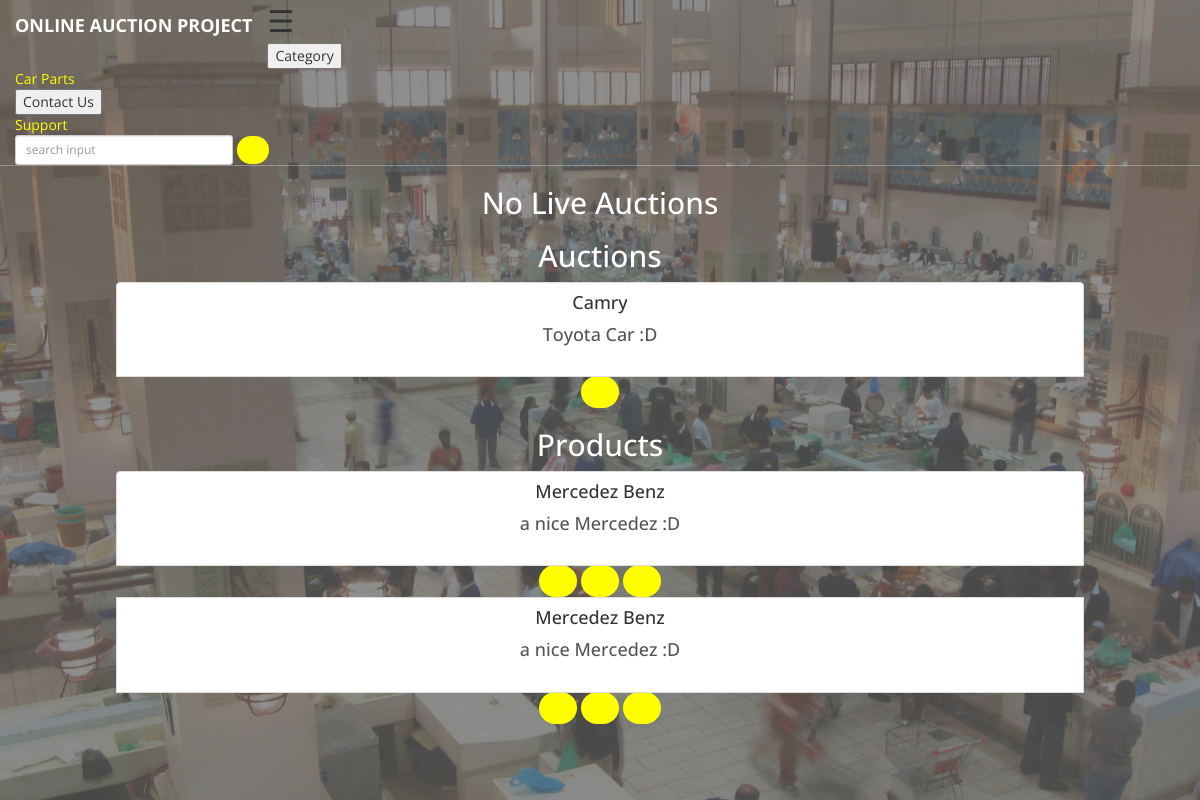
Page /auction/view/mypage/ (signed in) on the committed database.
### Auction/models.py (models this page shows, shortened)
class auction(models.Model):
    Choices = (('P','Premium'),('F','Freemium'))
    user = models.OneToOneField(
        settings.AUTH_USER_MODEL, null=True, blank=True)
    product = models.ForeignKey(item)
    auction_type = models.CharField("auction_type",max_length=64 ,choices=Choices,null=True)
    auction_date = models.DateField()
    auction_time = models.TimeField()

class item(models.Model):
    CHOICES=(('C','Cars'),('P','Parts'))
    owner = models.ForeignKey(settings.AUTH_USER_MODEL,null=True,blank=True)
    product_name = models.CharField(max_length=18, help_text=('Car_Name'))
    manufacture_year = models.CharField(
        max_length=120, help_text=('E.g.: 2015/2016'))
    picture = models.ImageField(null=True, blank=True)
    product_description = models.TextField()
    certificate = models.ImageField(null=True, blank=True)
    product_type = models.CharField("Product_type",max_length=64 ,choices=CHOICES,null=True)

### Auction/views.py (the view)
@login_required
def my_page(request):
    my_messages = message.objects.filter(receiver=request.user)
    my_products = item.objects.filter(owner=request.user)
    my_auctions = auction.objects.filter(user=request.user)
    my_live_auctions = live_auction.objects.filter(
        owner=request.user)
    return render(request, 'my_page.html', {'messages': my_messages, 'products': my_products, 'auctions': my_auctions,'live_auctions': my_live_auctions})

### Auction/Templates/my_page.html (shortened to what this page needs)
{% extends "Base.html"%} {% block content %}
<div class='list-group'>
    {% for auction in live_auctions%}
    <a href="{% url 'View_Auction' auction.auction.pk %}" class='list-group-item'>
        <h4 class="list-group-item-heading">{{auction.auction.product.product_name}}</h4>
        <h4 class="list-group-item-heading">{{auction.auction.product.product_description}}</h4>
    </a>
    <a class="btn btn-default btn-primary" href="{% url 'View_Auction' auction.pk %}"> <span class=" glyphicon glyphicon-eye-open">  </span></a>
{%empty%}
    <h2>
    No  Live Auctions
    </h2>
    {% endfor %}
</div>
<h2> Auctions </h2>
<div class='list-group'>
{%for auction in auctions%}
<a class='list-group-item'>
    <h4 class="list-group-item-heading">{{auction.product.product_name}}</h4>
    <h4 class="list-group-item-text">{{auction.product.product_description}}</h4>
</a>
<a href="{% url 'Edit_Auction' auction.pk %}" class='btn btn-primary'> <span class='glyphicon glyphicon-pencil'> </span></a>
{%empty%}
    <h2>
    No   Auctions
    </h2>
{% endfor %}
</div>
<h2> Products </h2>
<div class='list-group'>
{%for product in products%}
<a href="{% url 'product_details' product.pk %}" class='list-group-item'>
    <h4 class="list-group-item-heading">{{product.product_name}}</h4>
    <h4 class="list-group-item-text">{{product.product_description}}</h4>
</a>
<a href="{% url 'product_details' product.pk %}" class='btn btn-primary'> <span class='glyphicon glyphicon-eye-open'> </span></a>
<a href="{% url 'Edit_Product' product.pk %}" class='btn btn-primary'> <span class='glyphicon glyphicon-pencil'> </span> </a>
<a href="{% url 'product_delete' product.pk %}" class='btn btn-primary'> <span class='glyphicon glyphicon-remove'> </span> </a>
{%empty%}
    <h2>
    No   Products
    </h2>
{% endfor %}
</div>
{% endblock %}

### Auction/assets/css/creative.css (style rules this page uses)
html, body { width: 100%; height: 100%; }
body { font-family: Merriweather,'Helvetica Neue',Arial,sans-serif; }
a { color:#FFFF00; -webkit-transition: all .35s; -moz-transition: all .35s; transition: all .35s; }
h1, h2, h3, h4, h5, h6 { font-family: 'Open Sans','Helvetica Neue',Arial,sans-serif; }
.btn-primary { border-color:#FFFF00; color: #FFFF00; background-color:#FFFF00; -webkit-transition: all .35s; -moz-transition: all .35s; transition: all .35s; }
.btn { border: 0; border-radius: 300px; text-transform: uppercase; font-family: 'Open Sans','Helvetica Neue',Arial,sans-serif; font-weight: 700; }
body { webkit-tap-highlight-color: #222; }

### rows in the picture
auction: product.product_name "Camry", product.product_description "Toyota Car :D"
item: product_name "Mercedez Benz", product_description "a nice Mercedez :D"
item: product_name "Mercedez Benz", product_description "a nice Mercedez :D"
